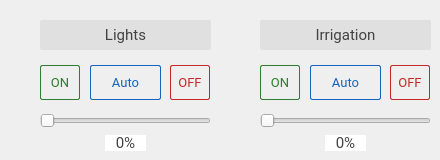
    <widget class="QWidget" name="tab_outdoor">
     <property name="styleSheet">
      <string notr="true">QLabel{
  background: #E0E0E0;
  color: #424242;
  border-radius: 2px;
  text-decoration: none;
}
</string>
     </property>
     <attribute name="title">
      <string>Outdoor</string>
     </attribute>
     <widget class="QLabel" name="outdoor_lights">
      <property name="geometry">
       <rect>
        <x>40</x>
        <y>20</y>
        <width>171</width>
        <height>30</height>
       </rect>
      </property>
      <property name="font">
       <font>
        <family>Roboto</family>
        <pointsize>11</pointsize>
       </font>
      </property>
      <property name="text">
       <string>Lights</string>
      </property>
      <property name="alignment">
       <set>Qt::AlignCenter</set>
      </property>
     </widget>
     <widget class="QPushButton" name="out_light_auto_button">
      <property name="geometry">
       <rect>
        <x>90</x>
        <y>65</y>
        <width>71</width>
        <height>35</height>
       </rect>
      </property>
      <property name="font">
       <font>
        <family>Roboto</family>
        <pointsize>10</pointsize>
       </font>
      </property>
      <property name="focusPolicy">
       <enum>Qt::NoFocus</enum>
      </property>
      <property name="styleSheet">
       <string notr="true">QPushButton{
  background: transparent;
  border-radius: 2px;
  border: 1px solid #1565C0;
  color: #1565C0;
}

QPushButton:hover {
  background: #42A5F5;
  border-width: 0px;
  color: #ffffff;
}

QPushButton:pressed {
  background: #64B5F6;
  border-width: 0px;
  color: #ffffff;
}</string>
      </property>
      <property name="text">
       <string>Auto</string>
      </property>
     </widget>
     <widget class="QLabel" name="out_light_percentage">
      <property name="geometry">
       <rect>
        <x>105</x>
        <y>135</y>
        <width>41</width>
        <height>16</height>
       </rect>
      </property>
      <property name="font">
       <font>
        <family>Roboto</family>
        <pointsize>11</pointsize>
       </font>
      </property>
      <property name="styleSheet">
       <string notr="true">QLabel{
  background: #FFFFFF;
  color: #424242;
  border-radius: 0px;
  text-decoration: none;
}</string>
      </property>
      <property name="text">
       <string>0%</string>
      </property>
      <property name="textFormat">
       <enum>Qt::PlainText</enum>
      </property>
      <property name="alignment">
       <set>Qt::AlignCenter</set>
      </property>
     </widget>
     <widget class="QPushButton" name="out_light_on_button">
      <property name="geometry">
       <rect>
        <x>40</x>
        <y>65</y>
        <width>40</width>
        <height>35</height>
       </rect>
      </property>
      <property name="font">
       <font>
        <family>Roboto</family>
        <pointsize>10</pointsize>
       </font>
      </property>
      <property name="focusPolicy">
       <enum>Qt::NoFocus</enum>
      </property>
      <property name="styleSheet">
       <string notr="true">QPushButton{
  background-color: transparent;
  border-radius: 2px;
  border: 1px solid #2E7D32;
  color: #2E7D32;
}

QPushButton:hover {
  background: #66BB6A;
  border-width: 0px;
  color: #ffffff;
}

QPushButton:pressed {
  background: #81C784;
  border-width: 0px;
  color: #ffffff;
}</string>
      </property>
      <property name="text">
       <string>ON</string>
      </property>
     </widget>
     <widget class="QSlider" name="out_light_slider">
      <property name="geometry">
       <rect>
        <x>40</x>
        <y>113</y>
        <width>171</width>
        <height>16</height>
       </rect>
      </property>
      <property name="focusPolicy">
       <enum>Qt::NoFocus</enum>
      </property>
      <property name="maximum">
       <number>100</number>
      </property>
      <property name="singleStep">
       <number>0</number>
      </property>
      <property name="pageStep">
       <number>0</number>
      </property>
      <property name="orientation">
       <enum>Qt::Horizontal</enum>
      </property>
     </widget>
     <widget class="QPushButton" name="out_light_off_button">
      <property name="geometry">
       <rect>
        <x>170</x>
        <y>65</y>
        <width>40</width>
        <height>35</height>
       </rect>
      </property>
      <property name="font">
       <font>
        <family>Roboto</family>
        <pointsize>10</pointsize>
       </font>
      </property>
      <property name="focusPolicy">
       <enum>Qt::NoFocus</enum>
      </property>
      <property name="styleSheet">
       <string notr="true">QPushButton{
  background: transparent;
  border-radius: 2px;
  border: 1px solid #C62828;
  color: #C62828;
}

QPushButton:hover {
  background: #EF5350;
  border-width: 0px;
  color: #ffffff;
}

QPushButton:pressed {
  background: #E57373;
  border-width: 0px;
  color: #ffffff;
}</string>
      </property>
      <property name="text">
       <string>OFF</string>
      </property>
     </widget>
     <widget class="QPushButton" name="out_irri_auto_button">
      <property name="geometry">
       <rect>
        <x>310</x>
        <y>65</y>
        <width>71</width>
        <height>35</height>
       </rect>
      </property>
      <property name="font">
       <font>
        <family>Roboto</family>
        <pointsize>10</pointsize>
       </font>
      </property>
      <property name="focusPolicy">
       <enum>Qt::NoFocus</enum>
      </property>
      <property name="styleSheet">
       <string notr="true">QPushButton{
  background: transparent;
  border-radius: 2px;
  border: 1px solid #1565C0;
  color: #1565C0;
}

QPushButton:hover {
  background: #42A5F5;
  border-width: 0px;
  color: #ffffff;
}

QPushButton:pressed {
  background: #64B5F6;
  border-width: 0px;
  color: #ffffff;
}</string>
      </property>
      <property name="text">
       <string>Auto</string>
      </property>
     </widget>
     <widget class="QPushButton" name="out_irri_on_button">
      <property name="geometry">
       <rect>
        <x>260</x>
        <y>65</y>
        <width>40</width>
        <height>35</height>
       </rect>
      </property>
      <property name="font">
       <font>
        <family>Roboto</family>
        <pointsize>10</pointsize>
       </font>
      </property>
      <property name="focusPolicy">
       <enum>Qt::NoFocus</enum>
      </property>
      <property name="styleSheet">
       <string notr="true">QPushButton{
  background-color: transparent;
  border-radius: 2px;
  border: 1px solid #2E7D32;
  color: #2E7D32;
}

QPushButton:hover {
  background: #66BB6A;
  border-width: 0px;
  color: #ffffff;
}

QPushButton:pressed {
  background: #81C784;
  border-width: 0px;
  color: #ffffff;
}</string>
      </property>
      <property name="text">
       <string>ON</string>
      </property>
     </widget>
     <widget class="QLabel" name="outdoor_irrigation">
      <property name="geometry">
       <rect>
        <x>260</x>
        <y>20</y>
        <width>171</width>
        <height>30</height>
       </rect>
      </property>
      <property name="font">
       <font>
        <family>Roboto</family>
        <pointsize>11</pointsize>
       </font>
      </property>
      <property name="text">
       <string>Irrigation</string>
      </property>
      <property name="alignment">
       <set>Qt::AlignCenter</set>
      </property>
     </widget>
     <widget class="QPushButton" name="out_irri_off_button">
      <property name="geometry">
       <rect>
        <x>390</x>
        <y>65</y>
        <width>40</width>
        <height>35</height>
       </rect>
      </property>
      <property name="font">
       <font>
        <family>Roboto</family>
        <pointsize>10</pointsize>
       </font>
      </property>
      <property name="focusPolicy">
       <enum>Qt::NoFocus</enum>
      </property>
      <property name="styleSheet">
       <string notr="true">QPushButton{
  background: transparent;
  border-radius: 2px;
  border: 1px solid #C62828;
  color: #C62828;
}

QPushButton:hover {
  background: #EF5350;
  border-width: 0px;
  color: #ffffff;
}

QPushButton:pressed {
  background: #E57373;
  border-width: 0px;
  color: #ffffff;
}</string>
      </property>
      <property name="text">
       <string>OFF</string>
      </property>
     </widget>
     <widget class="QSlider" name="out_irri_slider">
      <property name="geometry">
       <rect>
        <x>260</x>
        <y>113</y>
        <width>171</width>
        <height>16</height>
       </rect>
      </property>
      <property name="focusPolicy">
       <enum>Qt::NoFocus</enum>
      </property>
      <property name="maximum">
       <number>100</number>
      </property>
      <property name="singleStep">
       <number>0</number>
      </property>
      <property name="pageStep">
       <number>0</number>
      </property>
      <property name="orientation">
       <enum>Qt::Horizontal</enum>
      </property>
     </widget>
     <widget class="QLabel" name="out_irri_percentage">
      <property name="geometry">
       <rect>
        <x>325</x>
        <y>135</y>
        <width>41</width>
        <height>16</height>
       </rect>
      </property>
      <property name="font">
       <font>
        <family>Roboto</family>
        <pointsize>11</pointsize>
       </font>
      </property>
      <property name="styleSheet">
       <string notr="true">QLabel{
  background: #FFFFFF;
  color: #424242;
  border-radius: 0px;
  text-decoration: none;
}</string>
      </property>
      <property name="text">
       <string>0%</string>
      </property>
      <property name="textFormat">
       <enum>Qt::PlainText</enum>
      </property>
      <property name="alignment">
       <set>Qt::AlignCenter</set>
      </property>
     </widget>
    </widget>
